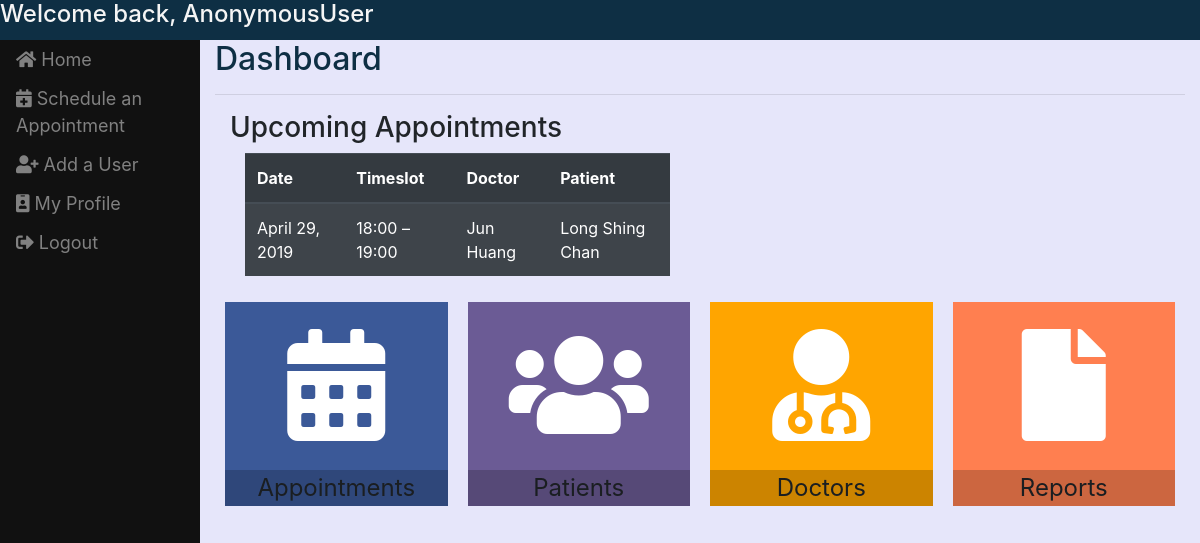
The page /assistant/home/ on the database as committed earlier.
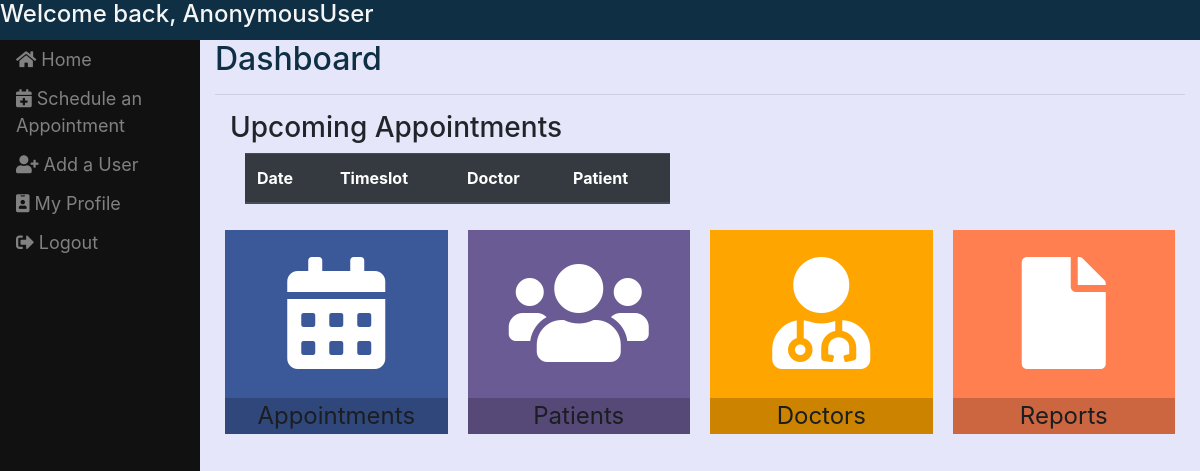
The same page on the database as committed later.
### scheduling/models.py (models this page shows, shortened)
class Appointment(models.Model):
    TIMESLOT_LIST = (
        (1, '10:00 – 11:00'),
        (2, '11:00 – 12:00'),
        (3, '12:00 – 13:00'),
        (4, '13:00 – 14:00'),
        (5, '14:00 – 15:00'),
        (6, '15:00 – 16:00'),
        (7, '16:00 – 17:00'),
        (8, '17:00 – 18:00'),
        (8, '18:00 – 19:00'),
    )
    date = models.DateField(default=date.today)
    timeslot = models.IntegerField(choices=TIMESLOT_LIST, null=True)
    doctor = models.ForeignKey(Doctor, on_delete = models.CASCADE, related_name='appointment_doctor')
    patient = models.ForeignKey(Patient, on_delete = models.CASCADE, related_name='appointment_patient')

class Doctor(models.Model):
    upin = models.AutoField(primary_key=True) #unique physician identification number
    user = models.OneToOneField(User, on_delete=models.CASCADE) #user id
    user.user_type = "doctor"
    specialty = models.CharField(max_length=20)
    picture = models.ImageField(upload_to = 'doctors')
    def __str__(self):
        return str(self.user)

class User(AbstractUser):
    users = (
        ('doctor', 'Doctor'),
        ('patient', 'Patient'),
        ('assistant', 'Assistant'),
    )
    user_type = models.CharField(choices=users, max_length=9)
    def __str__(self):
        return self.first_name  + " " + self.last_name

class Patient(models.Model):
    pid = models.AutoField(unique=True, primary_key=True) #patient identification
    user = models.OneToOneField(User, on_delete=models.CASCADE)
    doctor = models.ForeignKey(Doctor, on_delete = models.CASCADE, related_name='patient_doctor', null=True)
    user.user_type = "patient"
    picture = models.ImageField(upload_to = 'patients')
    def __str__(self):
        return str(self.user)

### scheduling/views.py (the view)
# urls.py: path('home/', views.assistant_portal, name='assistant_portal'),
def assistant_portal(request):
    appointments = Appointment.objects.all().order_by('date','timeslot').filter(date__gte=datetime.now())[:5]
    dataset = Appointment.objects\
        .values('doctor',
        'doctor__user__last_name',
        )\
        .annotate(appointment_count=Count('date'))\
        .order_by('doctor')
    categories = list()
    appointment_count = list()
    for entry in dataset:
        categories.append('%s Doctor' % entry['doctor__user__last_name'])
        appointment_count.append(entry['appointment_count'])
    return render(request, 'scheduling/assistant.html',
    {"appointments" : appointments,
    "categories":json.dumps(categories),
    "appointment_count":json.dumps(appointment_count),
    })

### scheduling/templates/scheduling/assistant.html (shortened to what this page needs)
{% extends 'scheduling/dashboard_template.html' %}
{% load staticfiles %}
{% load static %}
{% load crispy_forms_tags %}
{% block content %}
{% if user.is_authenticated and user.user_type != "patient" or user.user_type != "doctor" %}
<div id="topbar">
    <h4>Welcome back, {{user}}</h4>
</div>
<div class="row container-fluid">
    <div class="col-sm-2 sidebar">
        <div id="sidebar">
            <a href="{% url 'assistant_portal' %}"><i class="fa fa-home"></i> Home</a>
            <a href="{% url 'make_appointments' %}"><i class="fa fa-calendar-plus"></i> Schedule an Appointment</a>
            <a href="{% url 'add_user' %}"><i class="fa fa-user-plus"></i> Add a User</a>
            <a href="{% url 'edit_profile' %}"><i class="fa fa-id-badge"></i> My Profile</a>
            <a href="{%url 'logout' %}"> <i class="fas fa-sign-out-alt"></i> Logout </a>
        </div>
    </div>
    <div class="col-sm-10">
        <h2 id="dashboard">Dashboard</h2>
        <hr>
        <div class="row" id="preview_row">
            <div class="col-sm-6" id="appointments">
                <h3>Upcoming Appointments</h3>
                <div class="container-fluid">
                    <table class="table table-dark table-striped">
                        <thead>
                            <tr>
                                <th>Date</th>
                                <th>Timeslot</th>
                                <th>Doctor</th>
                                <th>Patient</th>
                            </tr>
                        </thead>
                        <tbody>
                            {% for appointment in appointments %}
                            <tr>
                                <td>{{ appointment.date }}</td>
                                <td>{{ appointment.get_timeslot_display }}</td>
                                <td>{{ appointment.doctor }}</td>
                                <td>{{ appointment.patient }}</td>
                            </tr>
                            {% endfor %}
                        </tbody>
                    </table>
                </div>
            </div>
            <div class="col-sm-6" id="chart">
            </div>
        </div>
        <div class="row" id="icon_row">
            <div class="col-sm-3 icon_box" id="icon1">
                <a href="../appointments">
                    <span class="icon row-icon">
                        <i class="fas fa-calendar-alt"></i>
                    </span>
                </a>
                <div class="icon_description">Appointments</div>
            </div>
            <div class="col-sm-3 icon_box" id="icon2">
                <a href="../patients">
                    <span class="icon row-icon">
                        <i class="fas fa-users"></i>
                    </span>
                </a>
                <div class="icon_description">Patients</div>
            </div>
            <div class="col-sm-3 icon_box" id="icon3">
                <a href="../doctors">
                    <span class="icon row-icon">
                        <i class="fas fa-user-md"></i>
                    </span>
                </a>
                <div class="icon_description">Doctors</div>
            </div>
            <div class="col-sm-3 icon_box" id="icon4">
                <a href="../reports">
                    <span class="icon row-icon">
                        <i class="fas fa-file"></i>
                    </span>
                </a>
                <div class="icon_description">Reports</div>
            </div>
        </div>
    </div>
</div>
{% else %}
{% url index %}
{% endif %}
{% endblock %}

Rows that differ between the two databases and show on the page:
removed Appointment: date "April 29, 2019", timeslot "18:00 – 19:00", doctor "Jun Huang", patient "Long Shing Chan"
